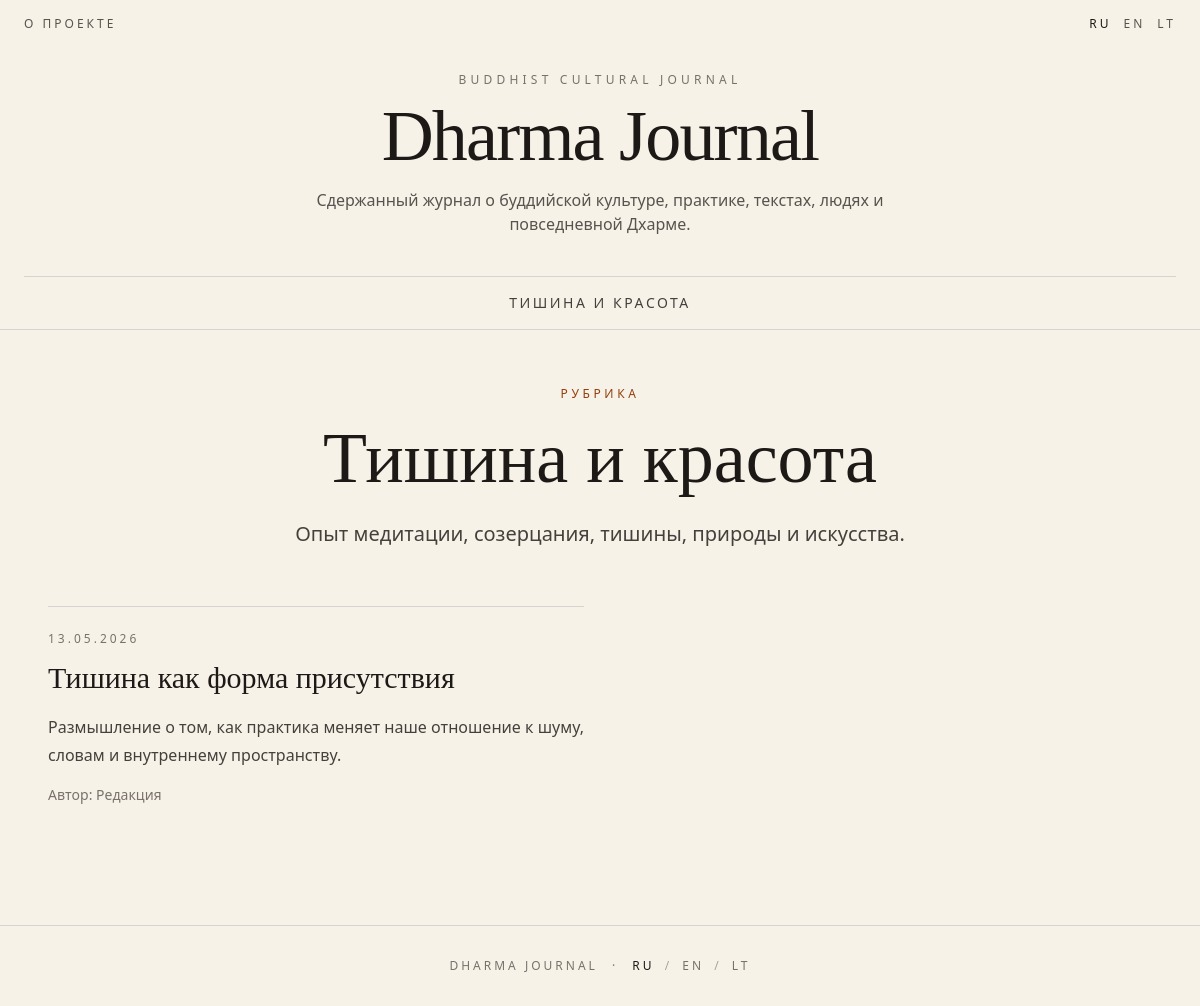
Page /ru/categories/tishina-i-krasota/ on the committed database.
### articles/models.py (models this page shows, shortened)
class Category(models.Model):
    order = models.PositiveIntegerField("Порядок", default=100)
    is_active = models.BooleanField("Активна", default=True)
    class Meta:
        ordering = ["order", "id"]
        verbose_name = "Рубрика"
        verbose_name_plural = "Рубрики"
    def get_translation(self, language="ru"):
        return self.translations.filter(language=language).first()

class CategoryTranslation(models.Model):
    category = models.ForeignKey(
        Category,
        on_delete=models.CASCADE,
        related_name="translations",
        verbose_name="Рубрика",
    )
    language = models.CharField(
        "Язык",
        max_length=2,
        choices=LANGUAGE_CHOICES,
    )
    title = models.CharField("Название", max_length=200)
    slug = models.SlugField("URL-имя", max_length=220)
    description = models.TextField("Описание", blank=True)
    class Meta:
        unique_together = [
            ("category", "language"),
            ("language", "slug"),
        ]
        verbose_name = "Перевод рубрики"
        verbose_name_plural = "Переводы рубрик"

class Article(models.Model):
    class Status(models.TextChoices):
        DRAFT = "draft", "Черновик"
        PUBLISHED = "published", "Опубликовано"
    category = models.ForeignKey(
        Category,
        on_delete=models.PROTECT,
        related_name="articles",
        verbose_name="Рубрика",
    )
    author = models.ForeignKey(
        Author,
        on_delete=models.SET_NULL,
        null=True,
        blank=True,
        related_name="articles",
        verbose_name="Автор",
    )
    status = models.CharField(
        "Статус",
        max_length=20,
        choices=Status.choices,
        default=Status.DRAFT,
    )
    is_featured = models.BooleanField("Главный материал", default=False)
    published_at = models.DateTimeField("Дата публикации", null=True, blank=True)
    created_at = models.DateTimeField("Создано", auto_now_add=True)
    updated_at = models.DateTimeField("Обновлено", auto_now=True)
    class Meta:
        ordering = ["-published_at", "-created_at"]
        verbose_name = "Статья"
        verbose_name_plural = "Статьи"
    def get_translation(self, language="ru"):
        return self.translations.filter(language=language).first()

class ArticleTranslation(models.Model):
    article = models.ForeignKey(
        Article,
        on_delete=models.CASCADE,
        related_name="translations",
        verbose_name="Статья",
    )
    language = models.CharField(
        "Язык",
        max_length=2,
        choices=LANGUAGE_CHOICES,
    )
    title = models.CharField("Заголовок", max_length=250)
    slug = models.SlugField("URL-имя", max_length=260)
    subtitle = models.CharField("Подзаголовок", max_length=300, blank=True)
    excerpt = models.TextField("Краткое описание", blank=True)
    body = models.TextField("Текст статьи")
    seo_title = models.CharField("SEO title", max_length=250, blank=True)
    seo_description = models.TextField("SEO description", blank=True)
    class Meta:
        unique_together = [
            ("article", "language"),
            ("language", "slug"),
        ]
        verbose_name = "Перевод статьи"
        verbose_name_plural = "Переводы статей"

class Author(models.Model):
    name = models.CharField("Имя", max_length=200)
    slug = models.SlugField("URL-имя", max_length=220, unique=True)
    bio = models.TextField("Биография", blank=True)
    class Meta:
        ordering = ["name"]
        verbose_name = "Автор"
        verbose_name_plural = "Авторы"

### articles/views.py (the view)
# urls.py: path("<str:language>/categories/<slug:slug>/", category_detail, name="category_detail"),
def category_detail(request, language, slug):
    language = normalize_language(language)
    category_translation = get_object_or_404(
        CategoryTranslation.objects.select_related("category"),
        language=language,
        slug=slug,
        category__is_active=True,
    )
    category = category_translation.category
    articles = (
        Article.objects
        .filter(
            status=Article.Status.PUBLISHED,
            category=category,
            translations__language=language,
        )
        .select_related("category", "author")
        .prefetch_related("translations", "category__translations")
        .distinct()
    )
    article_cards = []
    for article in articles:
        card = make_article_card(article, language)
        if card:
            article_cards.append(card)
    context = {
        "language": language,
        "available_languages": AVAILABLE_LANGUAGES,
        "language_links": make_language_links_for_category(category, language),
        "navigation_categories": get_navigation_categories(language),
        "ui": get_ui_text(language),
        "category_translation": category_translation,
        "article_cards": article_cards,
    }
    return render(request, "articles/category_detail.html", context)

### articles/views.py (called while the page is built)
def normalize_language(language):
    if language not in AVAILABLE_LANGUAGES:
        return "ru"
    return language

def make_article_card(article, language):
    translation = article.get_translation(language)
    if translation is None:
        return None
    category_translation = article.category.get_translation(language)
    return {
        "article": article,
        "translation": translation,
        "category_translation": category_translation,
    }

def get_navigation_categories(language):
    categories = (
        Category.objects
        .filter(is_active=True, translations__language=language)
        .prefetch_related("translations")
        .distinct()
    )
    navigation_categories = []
    for category in categories:
        translation = category.get_translation(language)
        if translation:
            navigation_categories.append({
                "category": category,
                "translation": translation,
                "url": reverse("category_detail", args=[language, translation.slug]),
            })
    return navigation_categories

def make_language_links_for_category(category, current_language):
    links = []
    for code in AVAILABLE_LANGUAGES:
        translation = category.get_translation(code)
        if translation:
            url = reverse("category_detail", args=[code, translation.slug])
        else:
            url = reverse("home", args=[code])
        links.append({
            "code": code,
            "url": url,
            "is_current": code == current_language,
        })
    return links

### core/i18n.py (called while the page is built)
def get_ui_text(language="ru"):
    return UI_TEXT.get(language, UI_TEXT["ru"])

### templates/articles/category_detail.html (shortened to what this page needs)
{% extends "base.html" %}
{% block content %}
<main class="mx-auto max-w-6xl px-6 py-14">
    <section class="mx-auto max-w-3xl text-center">
        <p class="mb-5 text-xs uppercase tracking-[0.3em] text-amber-800">
            {{ ui.category }}
        </p>
        <h1 class="serif text-5xl leading-tight md:text-7xl">
            {{ category_translation.title }}
        </h1>
        {% if category_translation.description %}
            <p class="mx-auto mt-6 max-w-2xl text-xl leading-8 text-stone-700">
                {{ category_translation.description }}
            </p>
        {% endif %}
    </section>
    <section class="mt-14 grid gap-8 md:grid-cols-2">
        {% for card in article_cards %}
            <article class="border-t border-stone-300 pt-6">
                <p class="mb-3 text-xs uppercase tracking-[0.25em] text-stone-500">
                    {% if card.article.published_at %}
                        {{ card.article.published_at|date:"d.m.Y" }}
                    {% else %}
                        Dharma Journal
                    {% endif %}
                </p>
                {% if card.translation.slug %}
                    <a href="{% url 'article_detail' language card.translation.slug %}" class="block group">
                        <h2 class="serif text-3xl leading-tight group-hover:text-amber-800">
                            {{ card.translation.title }}
                        </h2>
                    </a>
                {% else %}
                    <h2 class="serif text-3xl leading-tight">
                        {{ card.translation.title }}
                    </h2>
                {% endif %}
                {% if card.translation.excerpt %}
                    <p class="mt-4 text-base leading-7 text-stone-700">
                        {{ card.translation.excerpt }}
                    </p>
                {% endif %}
                <p class="mt-4 text-sm text-stone-500">
                    {% if card.article.author %}
                        {{ ui.author }}: {{ card.article.author.name }}
                    {% else %}
                        {{ ui.author }}: {{ ui.editorial }}
                    {% endif %}
                </p>
            </article>
        {% empty %}
            <div class="md:col-span-2 border-t border-stone-300 pt-8 text-center">
                <p class="text-base leading-7 text-stone-600">
                    {{ ui.no_published }}
                </p>
            </div>
        {% endfor %}
    </section>
</main>
{% endblock %}

### templates/base.html (shortened to what this page needs)
<!doctype html>
<html lang="{{ language|default:'ru' }}">
<head>
    <script src="https://cdn.tailwindcss.com"></script>
</head>
<body class="text-stone-900">
    <header class="border-b border-stone-300">
        <div class="mx-auto max-w-7xl px-6 py-4">
            <div class="flex items-center justify-between text-xs uppercase tracking-[0.25em] text-stone-600">
                <a href="{% url 'home' language %}" class="hover:text-stone-900">
                    {{ ui.about }}
                </a>
                <div class="flex gap-3">
                    {% for item in language_links %}
                        <a
                            href="{{ item.url }}"
                            class="{% if item.is_current %}text-stone-900{% else %}hover:text-stone-900{% endif %}"
                        >
                            {{ item.code|upper }}
                        </a>
                    {% endfor %}
                </div>
            </div>
            <div class="py-10 text-center">
                <p class="mb-3 text-xs uppercase tracking-[0.35em] text-stone-500">
                    {{ ui.journal_label }}
                </p>
                <a href="{% url 'home' language %}" class="inline-block">
                    <h1 class="serif text-5xl md:text-7xl tracking-tight hover:text-amber-800">
                        Dharma Journal
                    </h1>
                </a>
                <p class="mx-auto mt-4 max-w-2xl text-sm md:text-base leading-7 text-stone-600">
                    {{ ui.site_subtitle }}
                </p>
            </div>
            <nav class="flex flex-wrap justify-center gap-x-8 gap-y-3 border-t border-stone-300 pt-4 text-sm uppercase tracking-[0.18em] text-stone-700">
                {% for item in navigation_categories %}
                    <a href="{{ item.url }}" class="hover:text-stone-950">
                        {{ item.translation.title }}
                    </a>
                {% empty %}
                    <a href="{% url 'home' language %}" class="hover:text-stone-950">
                        Dharma Journal
                    </a>
                {% endfor %}
            </nav>
        </div>
    </header>
    {% block content %}{% endblock %}
    <footer class="mt-16 border-t border-stone-300">
        <div class="mx-auto max-w-7xl px-6 py-8 text-center text-xs uppercase tracking-[0.25em] text-stone-500">
            <a href="{% url 'home' language %}" class="hover:text-stone-900">
                Dharma Journal
            </a>
            <span class="mx-2">·</span>
            {% for item in language_links %}
                <a
                    href="{{ item.url }}"
                    class="{% if item.is_current %}text-stone-900{% else %}hover:text-stone-900{% endif %}"
                >
                    {{ item.code|upper }}
                </a>
                {% if not forloop.last %}
                    <span class="mx-1 text-stone-400">/</span>
                {% endif %}
            {% endfor %}
        </div>
    </footer>
</body>
</html>

### templates/base.html (style rules this page uses)
body { background: #f7f2e8; }
.serif { font-family: Georgia, "Times New Roman", serif; }

### rows in the picture
Category: translation "ТИШИНА И КРАСОТА"
CategoryTranslation: title "Тишина и красота", description "Опыт медитации, созерцания, тишины, природы и искусства."
Article: article.published_at "13.05.2026", translation "Тишина как форма присутствия", translation.excerpt "Размышление о том, как практика меняет наше отношение к шуму, словам и внутреннему пространству.", author "Автор", article.author.name "Редакция"

### other values in the picture
{{ ui.about }} "О ПРОЕКТЕ"
{{ item.code|upper }} "RU" "EN" "LT"
{{ ui.journal_label }} "BUDDHIST CULTURAL JOURNAL"
{{ ui.site_subtitle }} "Сдержанный журнал о буддийской культуре, практике, текстах, людях и повседневной Дхарме."
{{ ui.category }} "РУБРИКА"
